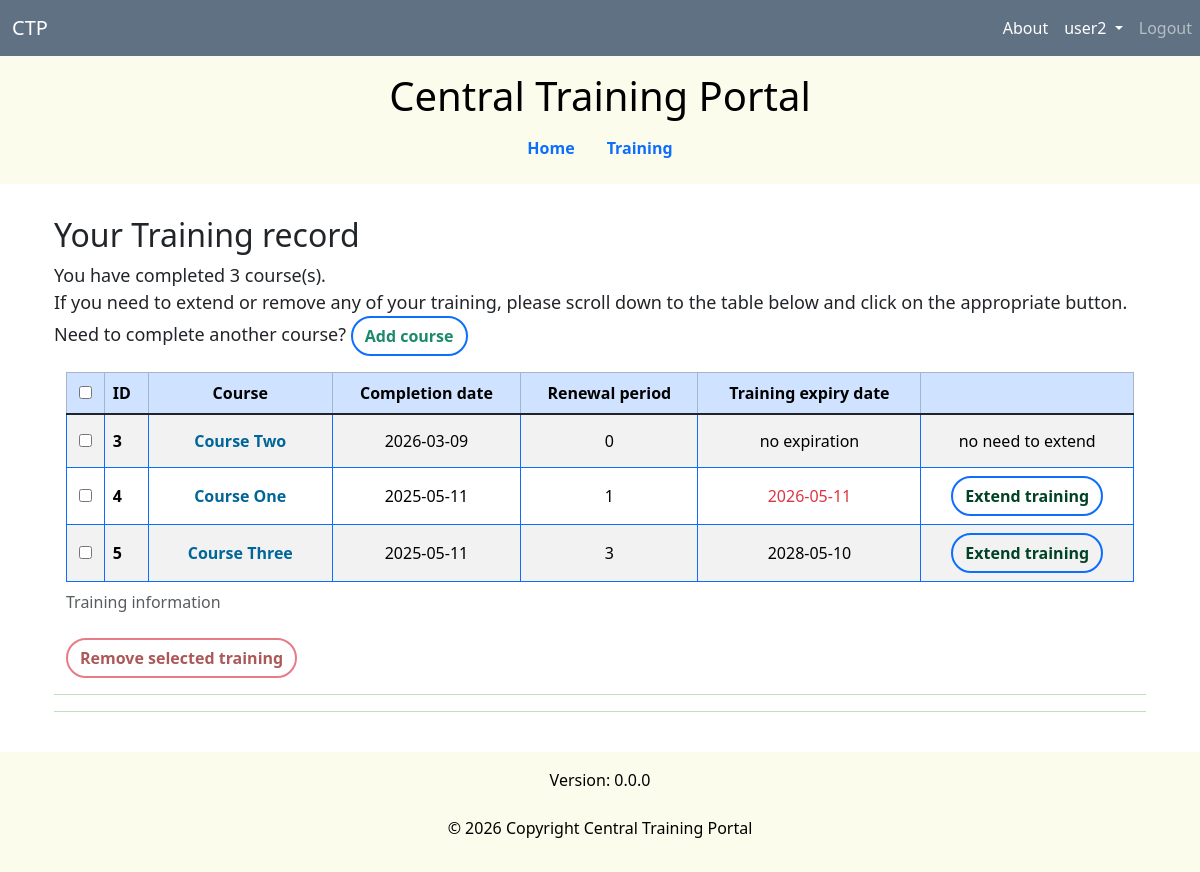
The app's page /training/ (signed in) with its own data.
### learning/models.py (models this page shows, shortened)
class Training(models.Model):
    user = models.ForeignKey(settings.AUTH_USER_MODEL, on_delete=models.CASCADE, related_name="trainings")
    course = models.ForeignKey(Course, on_delete=models.CASCADE, related_name="trainings")
    date_added = models.DateField(auto_now_add=True)
    completion_date = models.DateField(
        _("Course completion date:"), error_messages={"invalid": "Please enter a valid date (DD/MM/YYYY)."}
    )
    training_expiry_date = models.DateField()
    timestamp = models.DateTimeField(auto_now=True)
    class Meta:  # noqa: D106
        constraints = [
            models.UniqueConstraint(
                fields=["user", "course"],
                name="unique_course",
                violation_error_message=_("You already have this course. Please update it rather than adding new."),
            ),
        ]
    @property
    def is_expired(self):
        return self.training_expiry_date < now().date()
    @property
    def is_near_expired(self):
        return now().date() + timedelta(days=15) > self.training_expiry_date >= now().date()
    @property
    def is_nonrecurring(self):
        return self.training_expiry_date == self.completion_date

class Course(models.Model):
    course_name = models.CharField(
        _("Course name:"),
        unique=True,
        max_length=200,
        validators=[
            RegexValidator(
                regex=r"^(?![^\w]*$)(?!.*[.,:!?'()&/\-]{2,})[\w.,:!?'()&/\- ]*[A-Za-z0-9][\w.,:!?'()&/\- ]*$",
                message=_(
                    "Enter a valid course name. Must have at least one word. "
                    "Letters, numbers, underscores, spaces and basic punctuation allowed up to 200 characters."
                ),
                code="invalid_course_name",
            ),
        ],
    )
    course_description = models.TextField(
        _("Course description:"),
        max_length=4000,
        validators=[validate_course_description],
    )
    class RenewalPeriodChoices(models.IntegerChoices):  # noqa: E301,D106, pylint: disable=C0115
        TIER0 = 0, _("no renewal")
        TIER1 = 1, _("1 year")
        TIER3 = 3, _("3 years")
    renewal_period = models.IntegerField(
        _("Renewal period:"),
        choices=RenewalPeriodChoices,
        default=RenewalPeriodChoices.TIER1,
        db_default=RenewalPeriodChoices.TIER1,
    )
    is_mandatory = models.BooleanField(_("Select if this is a mandatory course."), default=False)
    date_added = models.DateField(
        _("Date added to training set:"),
        null=True,
        blank=True,
    )
    timestamp = models.DateTimeField(auto_now=True)
    def __str__(self):  # noqa: D105
        return self.course_name

### learning/views.py (the view)
# urls.py: path("training/", views.training_home, name="training"),
def training_home(request):
    logger.info("Training home")
    if request.user.is_authenticated:  # pylint: disable=R1705
        try:
            current_user = User.objects.get(username=request.user)
        except User.DoesNotExist:
            current_user = None
        user_training_list = Training.objects.filter(user=current_user).select_related("course") if current_user else []
        course_dict = {item.course.id: item.course.course_name for item in user_training_list}
        context = {
            "training_list": user_training_list,
            "course_dict": course_dict,
        }
        return render(request, template_name="learning/index.html", context=context)
    else:
        return render(request, template_name="learning/index.html")

### learning/templates/learning/index.html (shortened to what this page needs)
{% extends "base.html" %}
{% block head_css %}
  {{ block.super }}
  <link rel="stylesheet" href="https://cdn.datatables.net/v/bs5/dt-2.3.7/datatables.min.css">
  {% load static %}
    <link rel="stylesheet" href="{% static 'learning/css/infotext.css' %}">
{% endblock %}
{% block head_js %}
  {% load static %}
{% endblock %}
{% block body %}
  <div class="container">
    <div class="row">
      <div class="col-md-12">
        <br>
        {% block content %}
          <h2>Your Training record</h2>
          {% if user.is_authenticated %}
            {% if course_dict %}
            <p style="font-size:18px;">
              You have completed {{ course_dict | length }} course(s).
              <br>If you need to extend or remove any of your training, please scroll down to the table below and click on the appropriate button.
              <br>Need to complete another course?
              <a href="{% url 'add_training' %}" class="btn rounded-5 btn-outline-warning border-primary border-2" style="color:#1B8A6B; font-size:16px; text-decoration:none;"><b>Add course</b></a>
            </p>
            {% endif %}
            {% if training_list %}
            <div class="container table-responsive">
              <form method="post" action="{% url 'bulk_remove_training' %}" id="bulk-remove-form">
              <table class="table align-middle table-striped table-hover table-bordered border-primary" id="sortTable">
                <caption>Training information</caption>
                <thead class="table-primary">
                  <tr>
                    <th scope="col" class="text-center" data-dt-order="disable">
                      <input type="checkbox" id="select-all-training" aria-label="Select all training rows">
                    </th>
                    <th scope="col">ID</th>
                    <th scope="col" class="text-center">Course</th>
                    <th scope="col" class="text-center">Completion date</th>
                    <th scope="col" class="text-center">Renewal period</th>
                    <th scope="col" class="text-center">Training expiry date</th>
                    <th scope="col" class="text-center" data-dt-order="disable"></th>
                  </tr>
                </thead>
                <tbody class="table-group-divider">
                  {% for item in training_list %}
                  <tr>
                    <td class="text-center">
                      <input type="checkbox" name="selected_training_ids" value="{{ item.pk }}" class="training-select-checkbox" aria-label="Select training {{ item.id }} for {{ item.course }}">
                    </td>
                    <th scope="row">{{ item.id }}</th>
                    <td class="text-center">
                      <button type="button"
                              class="infotext btn rounded-3 btn-outline-primary border-0"
                              style="text-decoration:none;"
                              aria-describedby="course-{{ course_id }}-description-text"
                              aria-haspopup="true" aria-expanded="false">
                        <b>{{ item.course }}</b>
                      </button>
                    </td>
                    <td class="text-center">{{ item.completion_date | date:"Y-m-d" }}</td>
                    <td class="text-center">{{ item.course.renewal_period }}</td>
                    {% if item.is_nonrecurring %}
                    <td class="text-center">no expiration</td>
                    {% else %}
                      {% if item.is_expired or item.is_near_expired %}
                      <td class="text-center text-danger">{{ item.training_expiry_date | date:"Y-m-d" }}</td>
                      {% else %}
                      <td class="text-center">{{ item.training_expiry_date | date:"Y-m-d" }}</td>
                      {% endif %}
                    {% endif %}
                    {% if item.is_nonrecurring %}
                      <td class="text-center">no need to extend</td>
                    {% else %}
                      <td class="text-center"><a href="{% url 'extend_training' pk=item.pk %}" class="btn rounded-5 btn-outline-warning border-2 border-primary" style="color:#004225; text-decoration:none;"><b>Extend training</b></a></td>
                    {% endif %}
                  </tr>
                  {% endfor %}
                </tbody>
              </table>
                <div class="mt-3">
                  <button type="submit" id="remove-selected-training" class="btn rounded-5 btn-outline-warning border-2 border-danger" style="color:maroon; text-decoration:none;" disabled><b>Remove selected training</b></button>
                </div>
              </form>
            </div>
            {% else %}
            <p style="font-size:20px;">
              No items to display.
              <br><a href="{% url 'add_training' %}" class="btn rounded-5 btn-outline-warning border-primary border-2" style="color:#1B8A6B; font-size:18px; text-decoration:none;"><b>Add training</b></a>
            </p>
            {% endif %}
          {% else %}
          <p style="font-size:20px;">
            Please <a href="{% url 'account_signup' %}">register</a> or <a href="{% url 'account_login' %}">sign in</a> to your account.
          </p>
          {% endif %}
          <hr style="background-color:green;border:none;height:1px;">
          <hr style="background-color:green;border:none;height:1px;">
        {% endblock %}
      </div>
    </div>
  </div>
{% endblock %}

### templates/base.html (shortened to what this page needs)
<!DOCTYPE html>
<html lang="en">
<head>
  {% block head_ico %}
    {% load static %}
  {% endblock %}
  {% block head_css %}
    <link rel="stylesheet" href="https://cdn.jsdelivr.net/npm/bootstrap@5.3.8/dist/css/bootstrap.min.css">
  {% endblock %}
</head>
<body>
  {% include "_header.html" %}
  <main class="container">
    {% block body %}{% endblock %}
  </main>
  {% include "_footer.html" %}
</body>
</html>

### templates/_header.html (shortened to what this page needs)
  <div id="header">
    <nav class="navbar navbar-expand-lg" style="background-color: #5F7182;" data-bs-theme="dark">
      <div class="container-fluid">
        <a class="navbar-brand" href="{% url 'home' %}">CTP</a>
      </div>
      <ul class="navbar-nav justify-content-end">
        {% if user.is_authenticated %}
        <li class="nav-item">
          <a class="nav-link active" aria-current="page" href="{% url 'about' %}">About</a>
        </li>
        <li class="nav-item dropdown">
          <a class="nav-link active dropdown-toggle" href="#" id="navbarDropdownUser" role="button" data-bs-toggle="dropdown" aria-expanded="false">
            {{ user.username }}
          </a>
        </li>
        <li class="nav-item">
          <a class="nav-link" href="{% url 'account_logout' %}">Logout</a>
        </li>
        {% endif %}
      </ul>
    </nav>
    <header class="text-black text-center p-3 mb-2" style="background-color: #FCFCED;">
        <h1>Central Training Portal</h1>
        <nav>
            <ul class="nav justify-content-center">
                <li class="nav-item"><a class="nav-link text-primary" href="{% url 'home' %}"><b>Home</b></a></li>
                <li class="nav-item"><a class="nav-link text-primary" href="{% url 'training' %}"><b>Training</b></a></li>
            </ul>
        </nav>
    </header>
  </div>

### templates/_footer.html
<div id="footer">
  {% block footer %}
  <footer class="text-black text-center py-3 mt-4" style="background-color: #FCFCED;">
    Version: 0.0.0
    <br><br>
    <p>© {% now "Y" %} Copyright Central Training Portal</p>
  </footer>
  {% endblock %}
</div>

### learning/static/learning/css/infotext.css (style rules this page uses)
.infotext { color:#069; cursor:pointer; position: relative; overflow: visible; }

### records on screen
Training: id "3", course "Course Two", completion_date "2026-03-09", course.renewal_period "0", training_expiry_date "no expiration"
Training: id "4", course "Course One", completion_date "2025-05-11", course.renewal_period "1", training_expiry_date "2026-05-11", shows "Extend training"
Training: id "5", course "Course Three", completion_date "2025-05-11", course.renewal_period "3", training_expiry_date "2028-05-10", shows "Extend training"

### other values on screen
{{ user.username }} "user2"
{{ course_dict | length }} "3"
